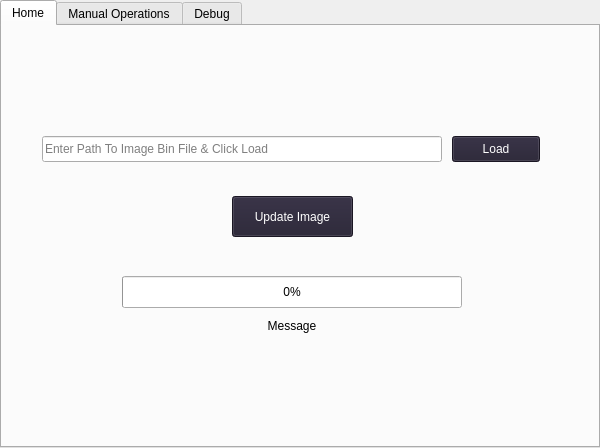
<?xml version="1.0" encoding="UTF-8"?>
<ui version="4.0">
 <class>MainWindow</class>
 <widget class="QMainWindow" name="MainWindow">
  <property name="geometry">
   <rect>
    <x>0</x>
    <y>0</y>
    <width>600</width>
    <height>448</height>
   </rect>
  </property>
  <property name="minimumSize">
   <size>
    <width>600</width>
    <height>448</height>
   </size>
  </property>
  <property name="maximumSize">
   <size>
    <width>600</width>
    <height>448</height>
   </size>
  </property>
  <property name="windowTitle">
   <string>ePaperPublisher</string>
  </property>
  <widget class="QWidget" name="centralwidget">
   <property name="maximumSize">
    <size>
     <width>600</width>
     <height>448</height>
    </size>
   </property>
   <widget class="QTabWidget" name="tabWidget">
    <property name="geometry">
     <rect>
      <x>0</x>
      <y>0</y>
      <width>600</width>
      <height>448</height>
     </rect>
    </property>
    <property name="currentIndex">
     <number>0</number>
    </property>
    <widget class="QWidget" name="tab">
     <attribute name="title">
      <string>Home</string>
     </attribute>
     <widget class="QProgressBar" name="progbarImgTx">
      <property name="geometry">
       <rect>
        <x>120</x>
        <y>250</y>
        <width>340</width>
        <height>32</height>
       </rect>
      </property>
      <property name="value">
       <number>0</number>
      </property>
      <property name="alignment">
       <set>Qt::AlignCenter</set>
      </property>
      <property name="textVisible">
       <bool>true</bool>
      </property>
      <property name="invertedAppearance">
       <bool>false</bool>
      </property>
     </widget>
     <widget class="QPushButton" name="pbUploadImage">
      <property name="geometry">
       <rect>
        <x>230</x>
        <y>170</y>
        <width>121</width>
        <height>41</height>
       </rect>
      </property>
      <property name="styleSheet">
       <string notr="true">QPushButton
{
	border-color: rgb(38, 162, 105);
	background-color: rgb(36, 31, 49);
	color: rgb(255, 255, 255);
}

QPushButton:hover
{
	color: rgb(0, 0, 0);
	background-color: rgb(143, 240, 164);
}

QPushButton:disabled 
{
background-color: gray;
color: lightgray;
border: 1px solid darkgray;
}</string>
      </property>
      <property name="text">
       <string>Update Image</string>
      </property>
     </widget>
     <widget class="QLabel" name="lblMsg">
      <property name="geometry">
       <rect>
        <x>170</x>
        <y>290</y>
        <width>240</width>
        <height>20</height>
       </rect>
      </property>
      <property name="text">
       <string>Message</string>
      </property>
      <property name="alignment">
       <set>Qt::AlignCenter</set>
      </property>
     </widget>
     <widget class="QLineEdit" name="lePath">
      <property name="geometry">
       <rect>
        <x>40</x>
        <y>110</y>
        <width>400</width>
        <height>26</height>
       </rect>
      </property>
      <property name="placeholderText">
       <string>Enter Path To Image Bin File &amp; Click Load</string>
      </property>
     </widget>
     <widget class="QPushButton" name="pbLoadFile">
      <property name="geometry">
       <rect>
        <x>450</x>
        <y>110</y>
        <width>88</width>
        <height>26</height>
       </rect>
      </property>
      <property name="styleSheet">
       <string notr="true">QPushButton
{
	border-color: rgb(38, 162, 105);
	background-color: rgb(36, 31, 49);
	color: rgb(255, 255, 255);
}

QPushButton:hover
{
	color: rgb(0, 0, 0);
	background-color: rgb(143, 240, 164);
}

QPushButton:disabled 
{
background-color: gray;
color: lightgray;
border: 1px solid darkgray;
}</string>
      </property>
      <property name="text">
       <string>Load</string>
      </property>
     </widget>
    </widget>
    <widget class="QWidget" name="tab_2">
     <attribute name="title">
      <string>Manual Operations</string>
     </attribute>
     <widget class="QPushButton" name="pbClearEpaper">
      <property name="geometry">
       <rect>
        <x>80</x>
        <y>130</y>
        <width>121</width>
        <height>41</height>
       </rect>
      </property>
      <property name="styleSheet">
       <string notr="true">QPushButton
{
	border-color: rgb(38, 162, 105);
	background-color: rgb(36, 31, 49);
	color: rgb(255, 255, 255);
}

QPushButton:hover
{
	color: rgb(0, 0, 0);
	background-color: rgb(143, 240, 164);
}

QPushButton:disabled 
{
background-color: gray;
color: lightgray;
border: 1px solid darkgray;
}</string>
      </property>
      <property name="text">
       <string>Clear ePaper</string>
      </property>
     </widget>
     <widget class="QPushButton" name="pbEpaperSleep">
      <property name="geometry">
       <rect>
        <x>410</x>
        <y>190</y>
        <width>121</width>
        <height>41</height>
       </rect>
      </property>
      <property name="styleSheet">
       <string notr="true">QPushButton
{
	border-color: rgb(38, 162, 105);
	background-color: rgb(36, 31, 49);
	color: rgb(255, 255, 255);
}

QPushButton:hover
{
	color: rgb(0, 0, 0);
	background-color: rgb(143, 240, 164);
}

QPushButton:disabled 
{
background-color: gray;
color: lightgray;
border: 1px solid darkgray;
}</string>
      </property>
      <property name="text">
       <string>ePaper Sleep</string>
      </property>
     </widget>
     <widget class="QPushButton" name="pbInitImageMode">
      <property name="geometry">
       <rect>
        <x>410</x>
        <y>70</y>
        <width>121</width>
        <height>41</height>
       </rect>
      </property>
      <property name="styleSheet">
       <string notr="true">QPushButton
{
	border-color: rgb(38, 162, 105);
	background-color: rgb(36, 31, 49);
	color: rgb(255, 255, 255);
}

QPushButton:hover
{
	color: rgb(0, 0, 0);
	background-color: rgb(143, 240, 164);
}

QPushButton:disabled 
{
background-color: gray;
color: lightgray;
border: 1px solid darkgray;
}</string>
      </property>
      <property name="text">
       <string>Init. Img. Mode</string>
      </property>
     </widget>
     <widget class="QPushButton" name="pbInitEpaper">
      <property name="geometry">
       <rect>
        <x>80</x>
        <y>70</y>
        <width>121</width>
        <height>41</height>
       </rect>
      </property>
      <property name="styleSheet">
       <string notr="true">QPushButton
{
	border-color: rgb(38, 162, 105);
	background-color: rgb(36, 31, 49);
	color: rgb(255, 255, 255);
}

QPushButton:hover
{
	color: rgb(0, 0, 0);
	background-color: rgb(143, 240, 164);
}

QPushButton:disabled 
{
background-color: gray;
color: lightgray;
border: 1px solid darkgray;
}</string>
      </property>
      <property name="text">
       <string>Init Epaper</string>
      </property>
     </widget>
     <widget class="QPushButton" name="pbDisplayImage">
      <property name="geometry">
       <rect>
        <x>410</x>
        <y>130</y>
        <width>121</width>
        <height>41</height>
       </rect>
      </property>
      <property name="styleSheet">
       <string notr="true">QPushButton
{
	border-color: rgb(38, 162, 105);
	background-color: rgb(36, 31, 49);
	color: rgb(255, 255, 255);
}

QPushButton:hover
{
	color: rgb(0, 0, 0);
	background-color: rgb(143, 240, 164);
}

QPushButton:disabled 
{
background-color: gray;
color: lightgray;
border: 1px solid darkgray;
}</string>
      </property>
      <property name="text">
       <string>Transmit Img</string>
      </property>
     </widget>
     <widget class="QPushButton" name="pbRefreshEpaper">
      <property name="geometry">
       <rect>
        <x>80</x>
        <y>190</y>
        <width>121</width>
        <height>41</height>
       </rect>
      </property>
      <property name="styleSheet">
       <string notr="true">QPushButton
{
	border-color: rgb(38, 162, 105);
	background-color: rgb(36, 31, 49);
	color: rgb(255, 255, 255);
}

QPushButton:hover
{
	color: rgb(0, 0, 0);
	background-color: rgb(143, 240, 164);
}

QPushButton:disabled 
{
background-color: gray;
color: lightgray;
border: 1px solid darkgray;
}</string>
      </property>
      <property name="text">
       <string>Refresh ePaper</string>
      </property>
     </widget>
    </widget>
    <widget class="QWidget" name="tab_3">
     <attribute name="title">
      <string>Debug</string>
     </attribute>
     <widget class="QPushButton" name="pbTestMqtt">
      <property name="geometry">
       <rect>
        <x>240</x>
        <y>10</y>
        <width>121</width>
        <height>41</height>
       </rect>
      </property>
      <property name="styleSheet">
       <string notr="true">QPushButton
{
	border-color: rgb(38, 162, 105);
	background-color: rgb(36, 31, 49);
	color: rgb(255, 255, 255);
}

QPushButton:hover
{
	color: rgb(0, 0, 0);
	background-color: rgb(143, 240, 164);
}

QPushButton:disabled 
{
background-color: gray;
color: lightgray;
border: 1px solid darkgray;
}</string>
      </property>
      <property name="text">
       <string>Test Mqtt</string>
      </property>
     </widget>
     <widget class="QPlainTextEdit" name="debugbox">
      <property name="geometry">
       <rect>
        <x>3</x>
        <y>80</y>
        <width>590</width>
        <height>330</height>
       </rect>
      </property>
      <property name="verticalScrollBarPolicy">
       <enum>Qt::ScrollBarAlwaysOn</enum>
      </property>
      <property name="readOnly">
       <bool>true</bool>
      </property>
     </widget>
    </widget>
   </widget>
  </widget>
 </widget>
 <resources/>
 <connections/>
</ui>
